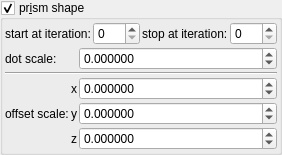
    <widget class="MyGroupBox" name="groupCheck_transf_function_enabledP_false">
     <property name="toolTip">
      <string/>
     </property>
     <property name="title">
      <string>pr&amp;ism shape</string>
     </property>
     <property name="checkable">
      <bool>true</bool>
     </property>
     <layout class="QVBoxLayout" name="verticalLayout_36" stretch="0,0">
      <property name="spacing">
       <number>2</number>
      </property>
      <property name="leftMargin">
       <number>2</number>
      </property>
      <property name="topMargin">
       <number>2</number>
      </property>
      <property name="rightMargin">
       <number>2</number>
      </property>
      <property name="bottomMargin">
       <number>2</number>
      </property>
      <item>
       <layout class="QHBoxLayout" name="horizontalLayout_17" stretch="0,1,0,1">
        <item>
         <widget class="QLabel" name="label_102">
          <property name="text">
           <string>start at iteration:</string>
          </property>
         </widget>
        </item>
        <item>
         <widget class="MySpinBox" name="spinboxInt_transf_start_iterations_P">
          <property name="sizePolicy">
           <sizepolicy hsizetype="Minimum" vsizetype="Maximum">
            <horstretch>0</horstretch>
            <verstretch>0</verstretch>
           </sizepolicy>
          </property>
          <property name="minimum">
           <number>0</number>
          </property>
          <property name="maximum">
           <number>999</number>
          </property>
          <property name="value">
           <number>0</number>
          </property>
         </widget>
        </item>
        <item>
         <widget class="QLabel" name="label_73">
          <property name="text">
           <string>stop at iteration:</string>
          </property>
         </widget>
        </item>
        <item>
         <widget class="MySpinBox" name="spinboxInt_transf_stop_iterations_P1">
          <property name="sizePolicy">
           <sizepolicy hsizetype="Preferred" vsizetype="Maximum">
            <horstretch>0</horstretch>
            <verstretch>0</verstretch>
           </sizepolicy>
          </property>
          <property name="maximum">
           <number>999</number>
          </property>
         </widget>
        </item>
       </layout>
      </item>
      <item>
       <layout class="QGridLayout" name="gridLayout_33" columnstretch="0,0,1">
        <property name="spacing">
         <number>2</number>
        </property>
        <item row="4" column="1">
         <widget class="QLabel" name="label_131">
          <property name="sizePolicy">
           <sizepolicy hsizetype="Preferred" vsizetype="Preferred">
            <horstretch>0</horstretch>
            <verstretch>0</verstretch>
           </sizepolicy>
          </property>
          <property name="text">
           <string notr="true">z</string>
          </property>
          <property name="alignment">
           <set>Qt::AlignRight|Qt::AlignTrailing|Qt::AlignVCenter</set>
          </property>
         </widget>
        </item>
        <item row="0" column="2">
         <widget class="MyDoubleSpinBox" name="spinbox_transf_scale">
          <property name="sizePolicy">
           <sizepolicy hsizetype="Minimum" vsizetype="Maximum">
            <horstretch>0</horstretch>
            <verstretch>0</verstretch>
           </sizepolicy>
          </property>
          <property name="font">
           <font>
            <weight>50</weight>
            <bold>false</bold>
           </font>
          </property>
          <property name="prefix">
           <string/>
          </property>
          <property name="suffix">
           <string/>
          </property>
          <property name="decimals">
           <number>6</number>
          </property>
          <property name="minimum">
           <double>-99.989999999999995</double>
          </property>
          <property name="maximum">
           <double>99.989999999999995</double>
          </property>
          <property name="singleStep">
           <double>0.100000000000000</double>
          </property>
         </widget>
        </item>
        <item row="2" column="1">
         <widget class="QLabel" name="label_129">
          <property name="sizePolicy">
           <sizepolicy hsizetype="Preferred" vsizetype="Preferred">
            <horstretch>0</horstretch>
            <verstretch>0</verstretch>
           </sizepolicy>
          </property>
          <property name="text">
           <string notr="true">x</string>
          </property>
          <property name="alignment">
           <set>Qt::AlignRight|Qt::AlignTrailing|Qt::AlignVCenter</set>
          </property>
         </widget>
        </item>
        <item row="3" column="1">
         <widget class="QLabel" name="label_130">
          <property name="sizePolicy">
           <sizepolicy hsizetype="Preferred" vsizetype="Preferred">
            <horstretch>0</horstretch>
            <verstretch>0</verstretch>
           </sizepolicy>
          </property>
          <property name="text">
           <string notr="true">y</string>
          </property>
          <property name="alignment">
           <set>Qt::AlignRight|Qt::AlignTrailing|Qt::AlignVCenter</set>
          </property>
         </widget>
        </item>
        <item row="4" column="2">
         <widget class="MyDoubleSpinBox" name="spinbox3_transf_constant_multiplier_000_z">
          <property name="sizePolicy">
           <sizepolicy hsizetype="Minimum" vsizetype="Maximum">
            <horstretch>0</horstretch>
            <verstretch>0</verstretch>
           </sizepolicy>
          </property>
          <property name="prefix">
           <string/>
          </property>
          <property name="suffix">
           <string/>
          </property>
          <property name="decimals">
           <number>6</number>
          </property>
          <property name="minimum">
           <double>-99.989999999999995</double>
          </property>
          <property name="maximum">
           <double>99.989999999999995</double>
          </property>
          <property name="singleStep">
           <double>0.100000000000000</double>
          </property>
         </widget>
        </item>
        <item row="3" column="0">
         <widget class="QLabel" name="label_174">
          <property name="text">
           <string>offset scale:</string>
          </property>
         </widget>
        </item>
        <item row="1" column="0" colspan="3">
         <widget class="Line" name="line_2">
          <property name="orientation">
           <enum>Qt::Horizontal</enum>
          </property>
         </widget>
        </item>
        <item row="3" column="2">
         <widget class="MyDoubleSpinBox" name="spinbox3_transf_constant_multiplier_000_y">
          <property name="sizePolicy">
           <sizepolicy hsizetype="Minimum" vsizetype="Maximum">
            <horstretch>0</horstretch>
            <verstretch>0</verstretch>
           </sizepolicy>
          </property>
          <property name="prefix">
           <string/>
          </property>
          <property name="suffix">
           <string/>
          </property>
          <property name="decimals">
           <number>6</number>
          </property>
          <property name="minimum">
           <double>-99.989999999999995</double>
          </property>
          <property name="maximum">
           <double>99.989999999999995</double>
          </property>
          <property name="singleStep">
           <double>0.100000000000000</double>
          </property>
         </widget>
        </item>
        <item row="2" column="2">
         <widget class="MyDoubleSpinBox" name="spinbox3_transf_constant_multiplier_000_x">
          <property name="sizePolicy">
           <sizepolicy hsizetype="Minimum" vsizetype="Maximum">
            <horstretch>0</horstretch>
            <verstretch>0</verstretch>
           </sizepolicy>
          </property>
          <property name="prefix">
           <string/>
          </property>
          <property name="suffix">
           <string/>
          </property>
          <property name="decimals">
           <number>6</number>
          </property>
          <property name="minimum">
           <double>-99.989999999999995</double>
          </property>
          <property name="maximum">
           <double>99.989999999999995</double>
          </property>
          <property name="singleStep">
           <double>0.100000000000000</double>
          </property>
         </widget>
        </item>
        <item row="0" column="0">
         <widget class="QLabel" name="label_177">
          <property name="text">
           <string>dot scale:</string>
          </property>
         </widget>
        </item>
       </layout>
      </item>
     </layout>
    </widget>
